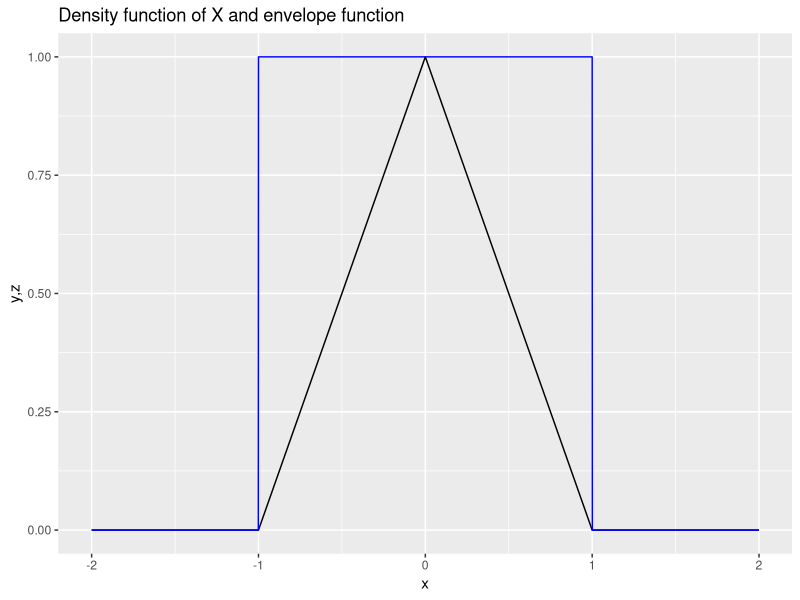
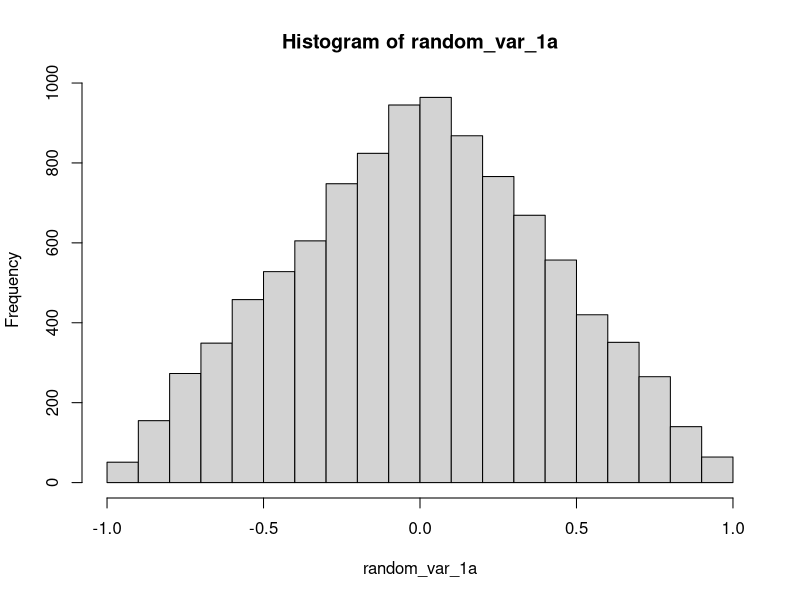
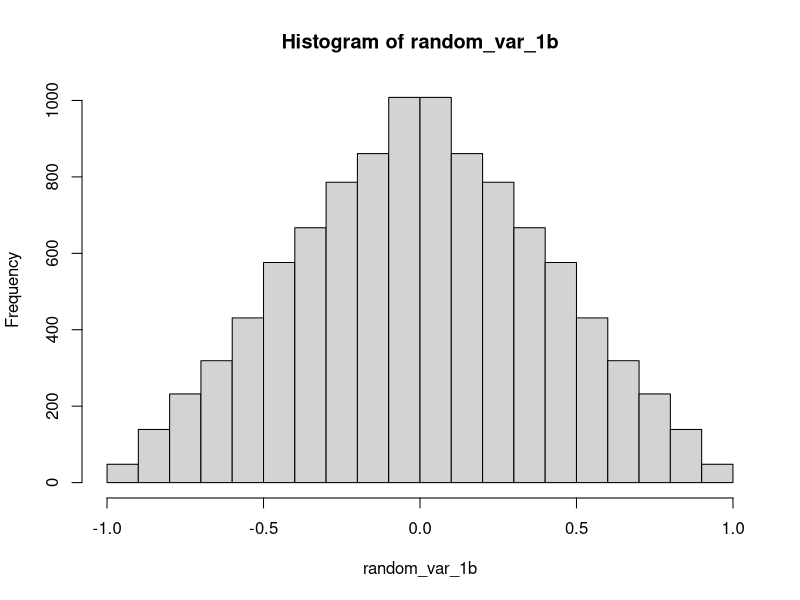
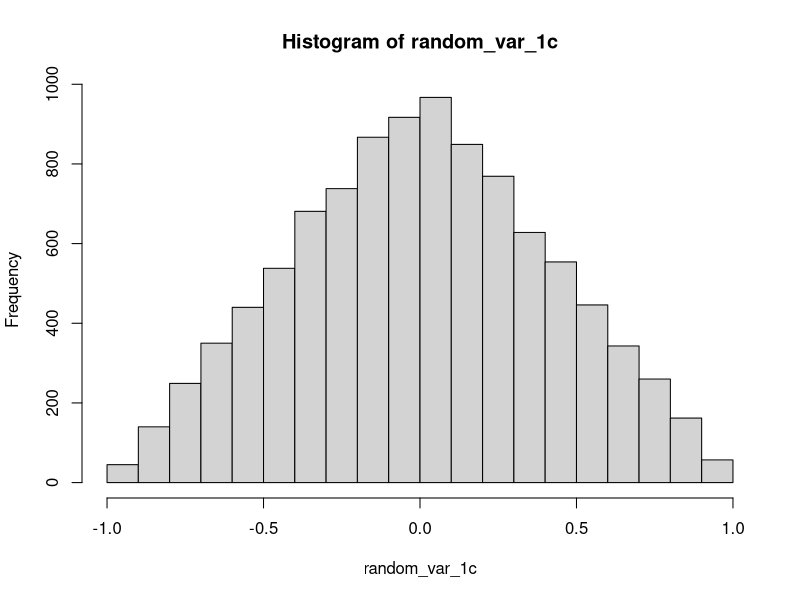
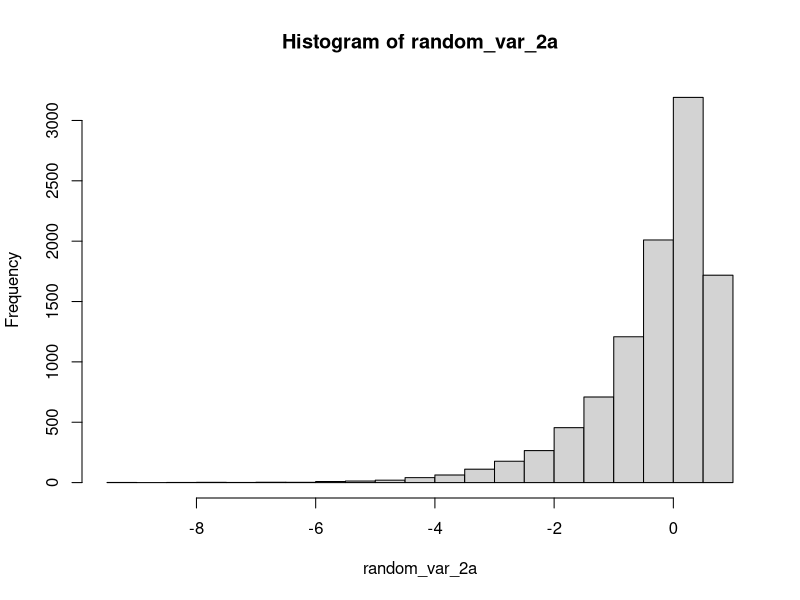

Write R code to recreate these figures, in order.
## ---- chunk 1
########################## Init code for question 1 ############################
rm(list = ls())
## ---- chunk 2
########################## [ 1 a ] #############################################

x <- seq(-2, 2, by = 0.001)
y <- rep(0, length(x))
z <- rep(0, length(x))

x1_index <- which(x > 1 | x < -1)
x2_index <- which(x >= -1 & x <= 0)
x3_index <- which(x > 0 & x <= 1)

y[x1_index] <- 0
y[x2_index] <- x[x2_index] + 1
y[x3_index] <- 1 - x[x3_index]

z0_index <- which(x > 1 | x < -1)
z1_index <- which(x >= -1 & x <= 1)

z[z1_index] <- 1
z[-z1_index] <- 0

data <- data.frame(x, y, z)

graph <- ggplot2::ggplot(data) +
  ggplot2::geom_line(mapping=ggplot2::aes(x=x,y=y)) + 
  ggplot2::geom_line(mapping=ggplot2::aes(x=x,y=z),color="blue") + 
  ggplot2::ggtitle("Density function of X and envelope function") +
  ggplot2::xlab("x") +
  ggplot2::ylab("y,z")

graph
## ---- chunk 3
generate_random_var_1a <- function(n, a) {
  samples <- numeric(n)
  # Generate a sample from the proposal distribution in [-1,1]
  count <- 1
  e <- 1 / a

  while (count <= n) {

    x <- runif(1, -1, 1)
    # Calculate the acceptance probability
    u <- runif(1)

    # since g will always be 1 in the range [-1,1], so y = 1
    # f1(Y) = 1 - Y and e(Y) = 1 / a = 2
    # f2(Y) = Y + 1 and e(Y) = 1 / a = 2
    # so we have f(Y) / e(Y) = (1 - Y) / 2 or Y+1 / e

    # Calculate the acceptance probability

    if (x > 0 && u <= (1 - x) / e) {
      samples[count] <- x
      count <- count + 1
    }

    if (x <= 0 && u <= (x + 1) / e) {
      samples[count] <- x
      count <- count + 1
    }
  }

  return(samples)
}

a <- 0.5
random_var_1a <- generate_random_var_1a(10000, a)
hist(random_var_1a)
## ---- chunk 4
########################## [ 1 b ] #############################################
generate_random_var_1b <- function(n){
  u <- runif(n)
  x1 <-  - 1 + sqrt(1 - 2 * u)
  x2 <-  1 - sqrt(1 - 2 * u)
  return(c(x1, x2))
}

random_var_1b <- generate_random_var_1b(10000)
hist(random_var_1b)
## ---- chunk 5
########################## [ 1 c ] #############################################
generate_random_var_1c <- function(n){
  u1_1c <- runif(n)
  u2_1c <- runif(n)
  return(u1_1c - u2_1c)
}

random_var_1c <- generate_random_var_1c(10000)
hist(random_var_1c)
## ---- chunk 6
########################## Init code for question 2#############################
knitr::opts_chunk$set(echo = TRUE)
rm(list = ls())
## ---- chunk 7
########################## [ 2 a ] ######################################

generate_random_var_2a <- function(n){
  u <- runif(n)
  x1 <-  log(2 * u)
  x2 <-  - log(-2 * u)
  return(c(x1, x2))
}

random_var_2a <- generate_random_var_2a(10000)
hist(random_var_2a)
## ---- chunk 8
########################## [ 2 b ] #############################################
